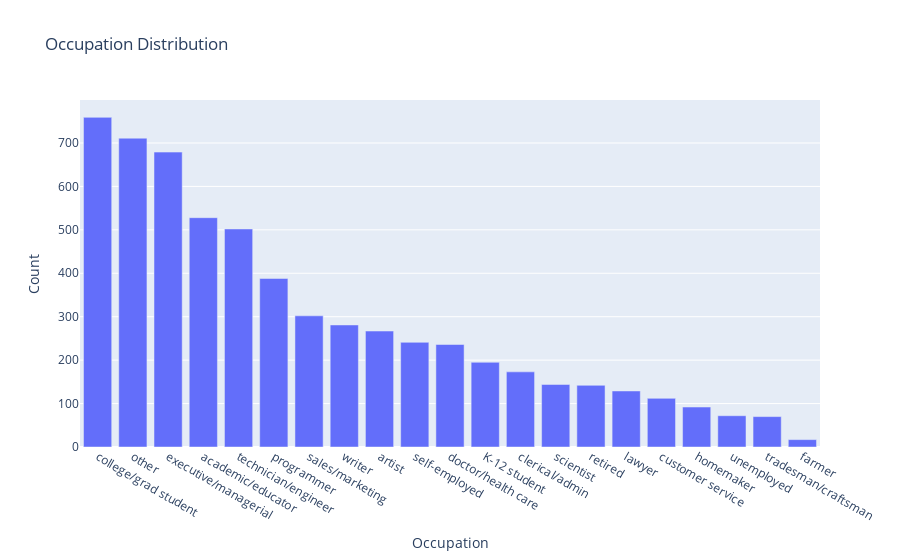

Notebook code cell kept with this figure:
### Code cell
# from the README original source
occupation_mappings = {
    0: "other",
    1: "academic/educator",
    2: "artist",
    3: "clerical/admin",
    4: "college/grad student",
    5: "customer service",
    6: "doctor/health care",
    7: "executive/managerial",
    8: "farmer",
    9: "homemaker",
    10: "K-12 student",
    11: "lawyer",
    12: "programmer",
    13: "retired",
    14: "sales/marketing",
    15: "scientist",
    16: "self-employed",
    17: "technician/engineer",
    18: "tradesman/craftsman",
    19: "unemployed",
    20: "writer",
}
occupation_counts = users['Occupation'].map(occupation_mappings).value_counts()
fig = px.bar(x=occupation_counts.index, y=occupation_counts.values, title='Occupation Distribution', labels={'x': 'Occupation', 'y': 'Count'})
fig.show()

### Figure 1 — Plotly figure (JSON) as saved in the notebook; plotly's stock layout.template omitted (floating-point values rounded to 4 significant figures)
{"data": [{"hovertemplate": "Occupation=%{x}<br>Count=%{y}<extra></extra>", "legendgroup": "", "marker": {"color": "#636efa", "pattern": {"shape": ""}}, "name": "", "orientation": "v", "showlegend": false, "textposition": "auto", "type": "bar", "x": ["college/grad student", "other", "executive/managerial", "academic/educator", "technician/engineer", "programmer", "sales/marketing", "writer", "artist", "self-employed", "doctor/health care", "K-12 student", "clerical/admin", "scientist", "retired", "lawyer", "customer service", "homemaker", "unemployed", "tradesman/craftsman", "farmer"], "xaxis": "x", "y": [759, 711, 679, 528, 502, 388, 302, 281, 267, 241, 236, 195, 173, 144, 142, 129, 112, 92, 72, 70, 17], "yaxis": "y"}], "layout": {"barmode": "relative", "legend": {"tracegroupgap": 0}, "title": {"text": "Occupation Distribution"}, "xaxis": {"anchor": "y", "domain": [0, 1], "title": {"text": "Occupation"}}, "yaxis": {"anchor": "x", "domain": [0, 1], "title": {"text": "Count"}}}}
